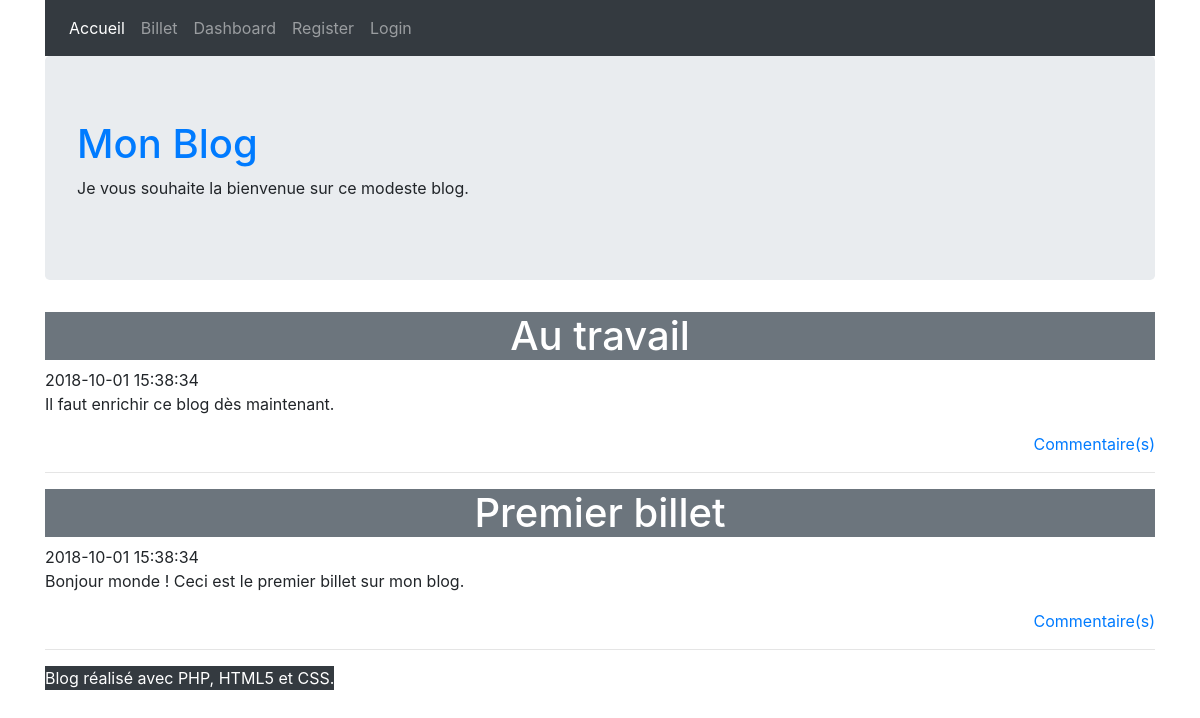
The page / on the database its author committed.
### tables this page shows
CREATE TABLE IF NOT EXISTS `t_billet` (
  `BIL_ID` int(11) NOT NULL AUTO_INCREMENT,
  `BIL_DATE` datetime NOT NULL,
  `BIL_TITRE` varchar(100) NOT NULL,
  `BIL_CONTENU` varchar(400) NOT NULL,
  PRIMARY KEY (`BIL_ID`)
);

### controller/ControleurAccueil.php (called while the page is built, shortened)
<?php
require_once 'model/BilletManager.php';
class ControleurAccueil {
    private $billet;
    public function __construct() {
        $this->billet = new BilletManager();
    }
    public function accueil() {
        $billets = $this->billet->getBillets();
        $vue = new ViewManager("Accueil");
        $vue->generer(array('billets' => $billets));
    }
}

### model/Manager.php (called while the page is built, shortened)
<?php
abstract class Manager
{
    protected $db;
    public function getBdd()
    {
        if ($this->db == null) {
            $this->db = new PDO('mysql:host=localhost;dbname=monblog;charset=utf8', 'root', '',
                array(PDO::ATTR_ERRMODE => PDO::ERRMODE_EXCEPTION));
        }
        return $this->db;
    }
}

### model/BilletManager.php (called while the page is built, shortened)
<?php
require 'Manager.php';
class BilletManager extends Manager
{
    public function getBillets()
    {
        $sql = 'select BIL_ID as id, BIL_DATE as date,'
            . ' BIL_TITRE as titre, BIL_CONTENU as contenu from T_BILLET'
            . ' order by BIL_ID desc';
        $req = $this->db->query($sql);
        $billets = $req->fetchAll(PDO::FETCH_ASSOC);
        return $billets;
    }
}

### index.php (called while the page is built, shortened)
<?php
$router = new Router();
$router->routerRequete();

### views/accueilView.php (the view)
<?php foreach ($billets as $billet): ?>
    <article>
        <header>
            <a href="<?= "index.php?action=billet&id=" . $billet['id'] ?>">
                <h1 class="titreBillet bg-secondary text-white text-center"><?= $billet['titre'] ?></h1>
            </a>
            <time><?= $billet['date'] ?></time>
        </header>
            <p class=""><?= $billet['contenu'] ?></p>
            <p class="text-right"><a href="<?= "index.php?action=billet&id=" . $billet['id']?>" >Commentaire(s)</a></p>
    </article>
    <hr />
<?php endforeach; ?>

### rows shown on the page
t_billet: BIL_TITRE "Au travail", BIL_DATE "2018-10-01 15:38:34", BIL_CONTENU "Il faut enrichir ce blog dès maintenant."
t_billet: BIL_TITRE "Premier billet", BIL_DATE "2018-10-01 15:38:34", BIL_CONTENU "Bonjour monde ! Ceci est le premier billet sur mon blog."
